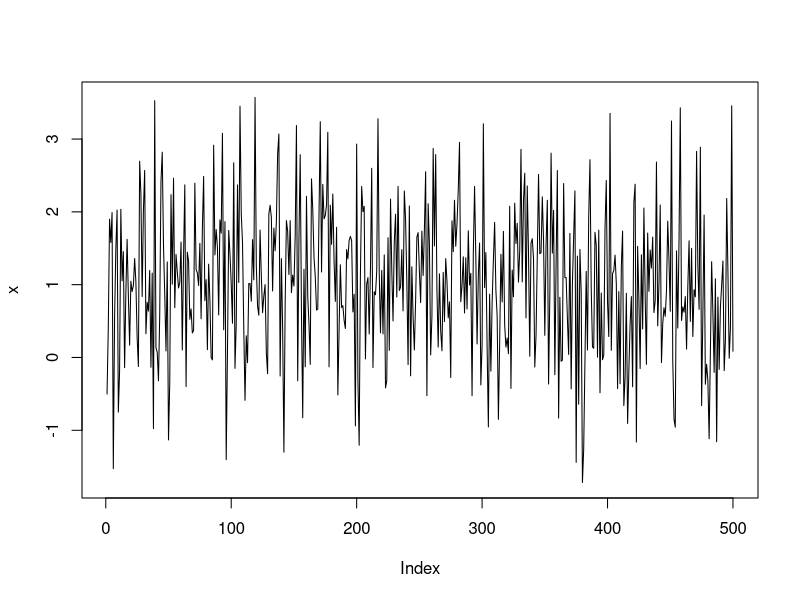

This chart was generated by the following R code:
## ---- chunk 1
library(readr)
library(dplyr)
## ---- chunk 2
# Testing if it works by loading data 


stocks = read_delim("Stocks_CSV.csv", delim = ";", escape_double = FALSE, trim_ws = TRUE)
vix = read_delim("VIX_Data.csv", delim = ";", escape_double = FALSE, trim_ws = TRUE)

names(stocks)[1] = "date"
names(vix)[1] = "date"

stocks$date =  as.Date(stocks$date, format = "%d.%m.%y")
vix$date =  as.Date(vix$date, format = "%d.%m.%y") 
## ---- chunk 3
?rnorm # Gets the explenation of what it is \ does 
rnorm(10, mean = 0, sd =5) 

x = 1 + rnorm(500, mean = 0, sd = 1)
plot(x, type = "line")

